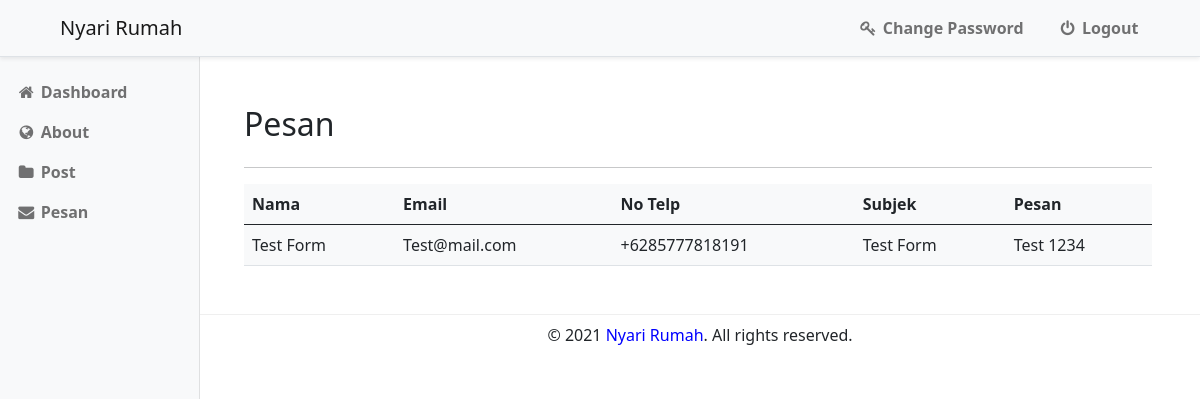
/admin/pesan.php (signed in), run on the app's committed database.
### tables this page shows
CREATE TABLE `msg` (
  `name` varchar(255) NOT NULL,
  `email` varchar(255) NOT NULL,
  `subject` text NOT NULL,
  `message` text NOT NULL,
  `phone` varchar(255) NOT NULL
);

### admin/pesan.php (the view, shortened to what this page needs)
<?php
include("../assets/includes/auth1.php");
?>
<!DOCTYPE html>
<html lang="en">
    <head>
        <link rel="stylesheet" href="../assets/css/style.css">
        <link href="https://cdnjs.cloudflare.com/ajax/libs/font-awesome/4.7.0/css/font-awesome.min.css" rel="stylesheet">
        <link href="https://cdn.jsdelivr.net/npm/bootstrap@5.0.0-beta1/dist/css/bootstrap.min.css" rel="stylesheet">
    </head>
    <body>
        <?php include("../assets/includes/header-admin.php"); ?>
        <?php include("../assets/includes/sidebar-admin.php"); ?>
        <section class="container-fluid">
            <div class="col-md-9 ms-sm-auto col-lg-10 px-md-4 kanan">
                <div class="container-fluid mb-5 pt-5">
                    <div class="row">
                        <div class="col">
                            <h2>Pesan</h2>
                        </div>
                    </div>
                    <hr>
                    <div class="row">
                        <div class="col-sm-12">
                            <div class="card-box">
                                <div class="table-responsive">
                                    <table class="table table-colored table-centered table-inverse m-0 bg-light">
                                        <thead>
                                            <tr>
                                                <th>Nama</th>
                                                <th>Email</th>
                                                <th>No Telp</th>
                                                <th>Subjek</th>
                                                <th>Pesan</th>
                                            </tr>
                                        </thead>
                                        <tbody>
                                            <?php
                                                $query=mysqli_query($kon,"SELECT name AS name, email AS email, subject AS subject, message AS message, phone AS phone FROM msg");
                                                $rowcount=mysqli_num_rows($query);
                                                if($rowcount==0){
                                            ?>
                                            <tr>
                                                <td colspan = "5" align="center"><h3 style="color:red">No record found</h3></td>
                                            </tr>
                                            <?php
                                                } else {
                                                    while($row = mysqli_fetch_array($query))
                                                {
                                            ?>
                                            <tr>
                                                <td><?php echo htmlentities($row['name']);?></td>
                                                <td><?php echo htmlentities($row['email']);?></td>
                                                <td><?php echo htmlentities($row['phone']);?></td>
                                                <td><?php echo htmlentities($row['subject']);?></td>
                                                <td><?php echo htmlentities($row['message']);?></td>
                                            </tr>
                                            <?php } }?>
                                        </tbody>
                                    </table>
                                </div>
                            </div>
                        </div>
                    </div>
                </div>
            </div>
        </section>
        <?php include("../assets/includes/footer-admin.php"); ?>
    </body>
</html>

### assets/css/style.css (style rules this page uses)
html, body { scroll-behavior: smooth; }

### data on the page
msg: name "Test Form", email "Test@mail.com", phone "+6285777818191", subject "Test Form", message "Test 1234"
